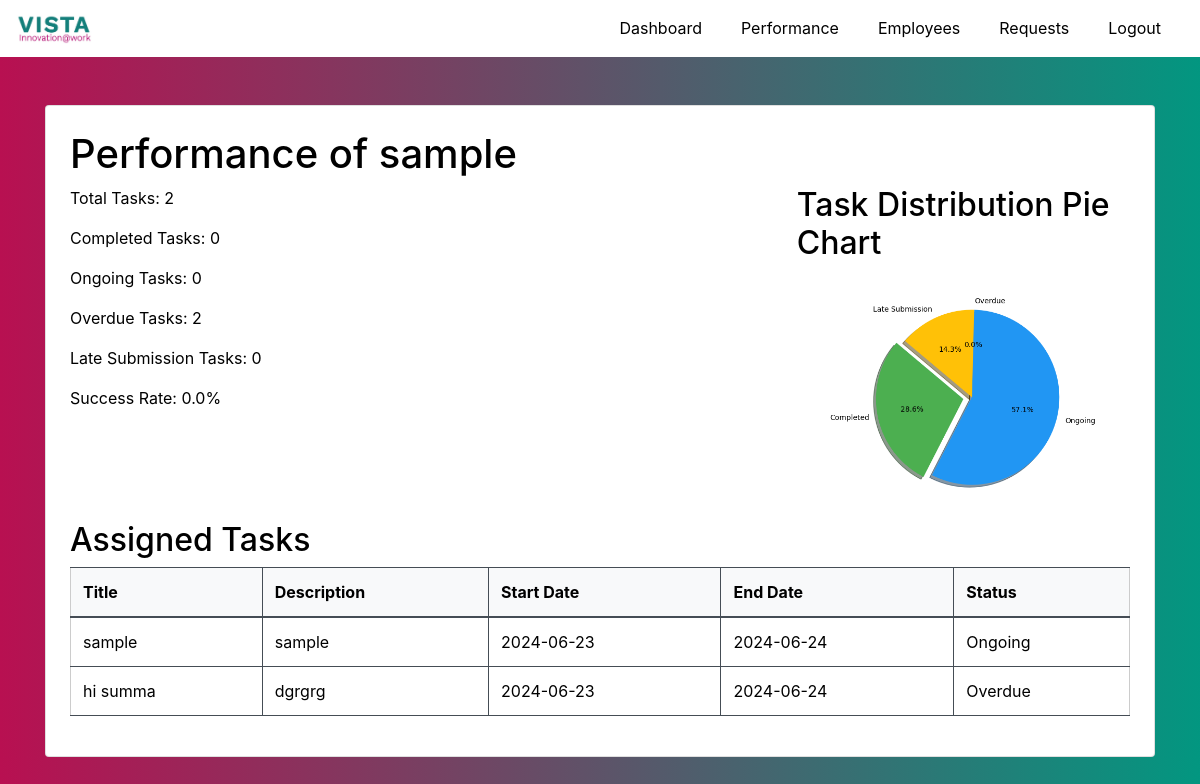
/admin/employee_performance/3 (signed in), run on an earlier commit of the app's database.
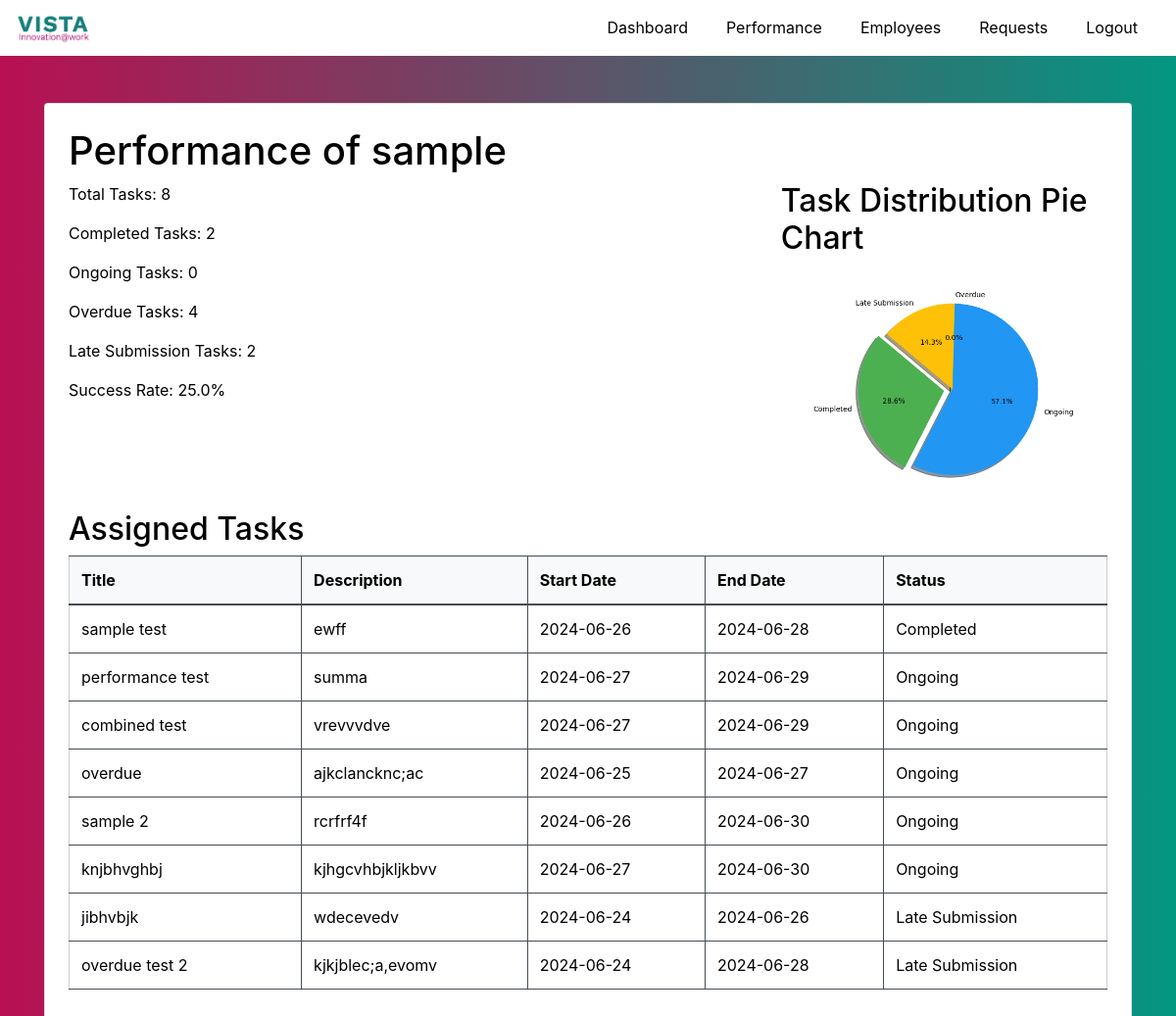
And on a later commit of the database.
### website/models.py (models this page shows, shortened)
class TaskAssignment(db.Model):
    id = db.Column(db.Integer, primary_key=True)
    user_id = db.Column(db.Integer, db.ForeignKey('user.id', ondelete='CASCADE'), nullable=False)
    task_id = db.Column(db.Integer, db.ForeignKey('task.id', ondelete='CASCADE'), nullable=False)
    completed = db.Column(db.Boolean, default=False)
    completion_date = db.Column(db.Date)
    task = db.relationship('Task', back_populates='assignments')

class Task(db.Model):
    id = db.Column(db.Integer, primary_key=True)
    title = db.Column(db.String(150), nullable=False)
    description = db.Column(db.Text, nullable=False)
    category = db.Column(db.String(100), nullable=False)  # New field for category
    start_date = db.Column(db.Date, nullable=False)
    end_date = db.Column(db.Date, nullable=False)
    status = db.Column(db.String(50), nullable=False, default='Ongoing')
    assigned_by = db.Column(db.Integer, db.ForeignKey('user.id', ondelete='CASCADE'), nullable=False)
    assignments = db.relationship('TaskAssignment', back_populates='task', cascade="all, delete-orphan")
    extension_requests = db.relationship('ExtensionRequest', back_populates='task', cascade="all, delete-orphan")
    def get_final_end_date(self):
        final_end_date = self.end_date
        approved_requests = [request for request in self.extension_requests if request.status == 'Approved']
        for extension in approved_requests:
                final_end_date += timedelta(days=sum(request.no_of_days for request in approved_requests))
        return final_end_date

### website/routes.py (the view)
@main.route('/admin/employee_performance/<int:employee_id>')
@login_required
def employee_performance(employee_id):
    employee = User.query.get_or_404(employee_id)
    task_assignments = TaskAssignment.query.filter_by(user_id=employee_id).all()
    total_tasks = len(task_assignments)
    completed_tasks = sum(1 for assignment in task_assignments if assignment.completed and not (assignment.completion_date and assignment.completion_date > assignment.task.get_final_end_date()))
    ongoing_tasks = sum(1 for assignment in task_assignments if assignment.task.get_final_end_date()> datetime.now().date() and not assignment.completed)
    overdue_tasks = sum(1 for assignment in task_assignments if assignment.task.get_final_end_date()< datetime.now().date() and not assignment.completed)
    late_submission_tasks = sum(1 for assignment in task_assignments if assignment.completed and assignment.completion_date and assignment.completion_date > assignment.task.get_final_end_date())
    success_rate = (completed_tasks / total_tasks) * 100 if total_tasks > 0 else 0
    labels = ['Completed', 'Ongoing', 'Overdue', 'Late Submission']
    sizes = [completed_tasks, ongoing_tasks, overdue_tasks, late_submission_tasks]
    colors = ['#4CAF50', '#2196F3', '#FF5722', '#FFC107']
    if sum(sizes) == 0:
        sizes = [1]  # Prevent empty pie chart error
        labels = ['No Tasks']
        colors = ['#D3D3D3']
        explode = [0]  # No explosion needed for a single slice
    else:
        explode = [0.1] + [0] * (len(sizes) - 1)  # Explode the first slice (i.e. 'Completed')
    fig, ax = plt.subplots()
    ax.pie(sizes, explode=explode, labels=labels, colors=colors, autopct='%1.1f%%',
           shadow=True, startangle=140)
    ax.axis('equal')  # Equal aspect ratio ensures that pie is drawn as a circle.
    static_dir = os.path.join('website', 'static')
    if not os.path.exists(static_dir):
        os.makedirs(static_dir)
    pie_chart_filename = f'pie_chart_{employee_id}.png'
    pie_chart_path = os.path.join(static_dir, pie_chart_filename)
    plt.savefig(pie_chart_path)
    plt.close(fig)  # Close the figure to free up memory
    return render_template('admin/employee_performance.html', employee=employee,
                           total_tasks=total_tasks, completed_tasks=completed_tasks,
                           ongoing_tasks=ongoing_tasks, overdue_tasks=overdue_tasks,
                           late_submission_tasks=late_submission_tasks,
                           success_rate=success_rate, pie_chart_filename=pie_chart_filename,
                           assigned_tasks=task_assignments)

### website/templates/admin/employee_performance.html (shortened to what this page needs)
{% extends "base.html" %}
{% block navbar %}
<nav class="navbar navbar-expand-lg navbar-dark">
  <a class="navbar-brand" href="#">
    <img src="{{ url_for('static', filename='vista-logo.jpg') }}" alt="TaskManager Logo" height="30">
  </a>
  <div class="collapse navbar-collapse" id="navbarNav">
    <ul class="navbar-nav ml-auto">
      <li class="nav-item">
        <a class="nav-link" href="{{ url_for('main.admin_dashboard') }}">Dashboard</a>
      </li>
      <li class="nav-item">
        <a class="nav-link" href="{{ url_for('main.performance') }}">Performance</a>
      </li>
      <li class="nav-item">
        <a class="nav-link" href="{{ url_for('main.employees') }}">Employees</a>
      </li>
      <li class="nav-item">
        <a class="nav-link" href="{{ url_for('auth.view_requests') }}">Requests</a>
      </li>
      <li class="nav-item">
        <a class="nav-link" href="{{ url_for('auth.logout') }}">Logout</a>
      </li>
    </ul>
  </div>
</nav>
{% endblock %}
{% block content %}
<div class="container mt-5">
    <div class="card p-4">
        <h1>Performance of {{ employee.username }}</h1>
        <div class="row">
            <div class="col-md-8">
                <p>Total Tasks: {{ total_tasks }}</p>
                <p>Completed Tasks: {{ completed_tasks }}</p>
                <p>Ongoing Tasks: {{ ongoing_tasks }}</p>
                <p>Overdue Tasks: {{ overdue_tasks }}</p>
                <p>Late Submission Tasks: {{ late_submission_tasks }}</p>
                <p>Success Rate: {{ success_rate }}%</p>
            </div>
            <div class="col-md-4">
              <h2>Task Distribution Pie Chart</h2>
              <img src="{{ url_for('static', filename=pie_chart_filename) }}" alt="Task Distribution Pie Chart" class="img-fluid">
          </div>
        </div>
        <h2>Assigned Tasks</h2>
        <div class="row">
            <div class="col-md-12">
                <table class="table table-striped table-dark">
                    <thead>
                        <tr>
                            <th>Title</th>
                            <th>Description</th>
                            <th>Start Date</th>
                            <th>End Date</th>
                            <th>Status</th>
                        </tr>
                    </thead>
                    <tbody>
                        {% for assignment in assigned_tasks %}
                        <tr>
                            <td>{{ assignment.task.title }}</td>
                            <td>{{ assignment.task.description }}</td>
                            <td>{{ assignment.task.start_date }}</td>
                            <td>{{ assignment.task.end_date }}</td>
                            <td>{{ assignment.task.status }}</td>
                        </tr>
                        {% endfor %}
                    </tbody>
                </table>
            </div>
        </div>
    </div>
</div>
{% endblock %}

What changed in the data, as far as the page shows it:
removed TaskAssignment: task "sample", task.description "sample", task.start_date "2024-06-23", task.end_date "2024-06-24", task.status "Ongoing"
removed TaskAssignment: task "hi summa", task.description "dgrgrg", task.start_date "2024-06-23", task.end_date "2024-06-24", task.status "Overdue"
added TaskAssignment: task "sample test", task.description "ewff", task.start_date "2024-06-26", task.end_date "2024-06-28", task.status "Completed"
added TaskAssignment: task "performance test", task.description "summa", task.start_date "2024-06-27", task.end_date "2024-06-29", task.status "Ongoing"
added TaskAssignment: task "combined test", task.description "vrevvvdve", task.start_date "2024-06-27", task.end_date "2024-06-29", task.status "Ongoing"
added TaskAssignment: task "overdue", task.description "ajkclancknc;ac", task.start_date "2024-06-25", task.end_date "2024-06-27", task.status "Ongoing"
added TaskAssignment: task "sample 2", task.description "rcrfrf4f", task.start_date "2024-06-26", task.end_date "2024-06-30", task.status "Ongoing"
added TaskAssignment: task "knjbhvghbj", task.description "kjhgcvhbjkljkbvv", task.start_date "2024-06-27", task.end_date "2024-06-30", task.status "Ongoing"
added TaskAssignment: task "jibhvbjk", task.description "wdecevedv", task.start_date "2024-06-24", task.end_date "2024-06-26", task.status "Late Submission"
added TaskAssignment: task "overdue test 2", task.description "kjkjblec;a,evomv", task.start_date "2024-06-24", task.end_date "2024-06-28", task.status "Late Submission"
Also different on the page:
{{ total_tasks }}: "2" → "8"
{{ completed_tasks }}: "0" → "2"
{{ overdue_tasks }}: "2" → "4"
{{ late_submission_tasks }}: "0" → "2"
{{ success_rate }}: "0.0" → "25.0"
